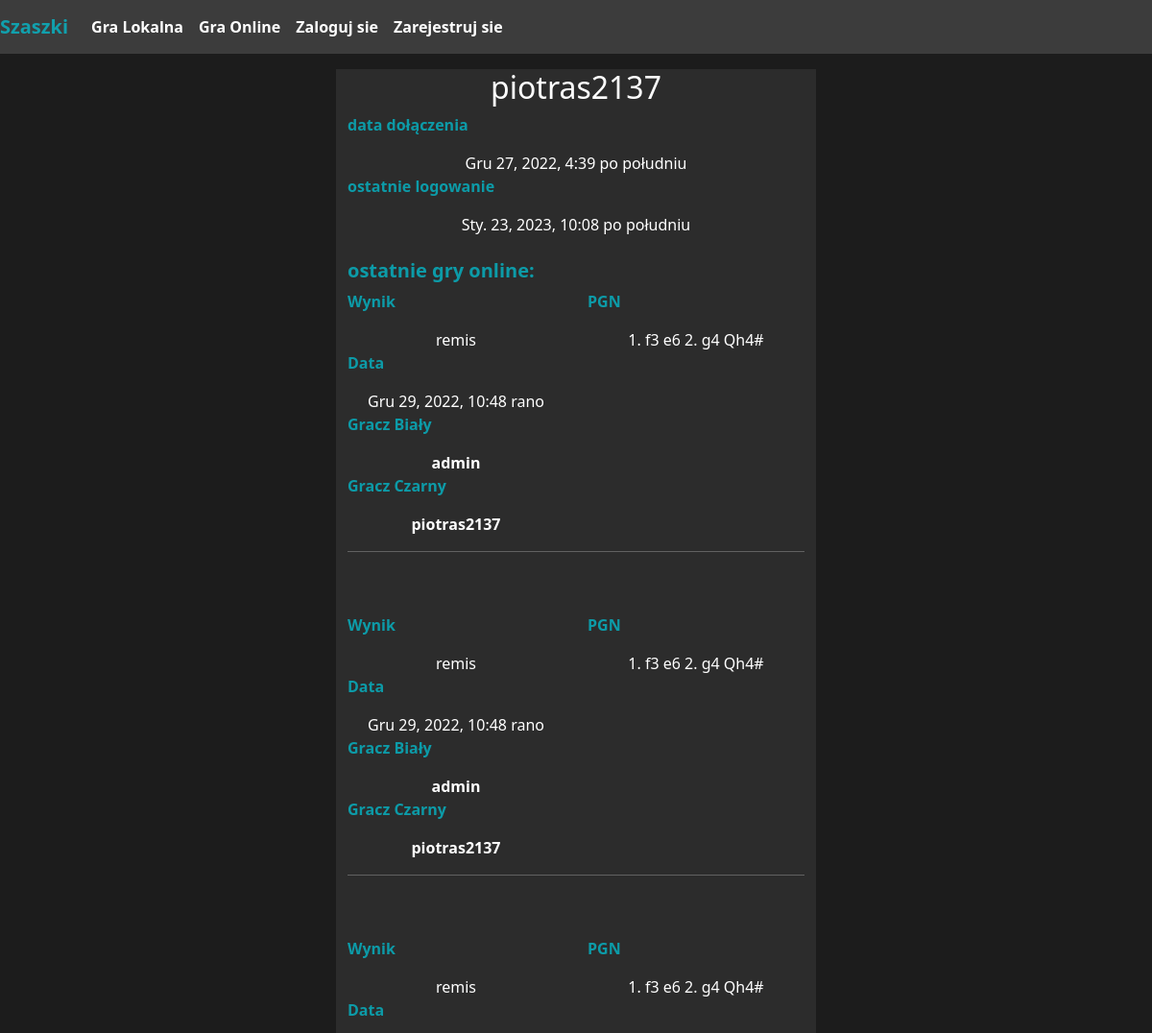
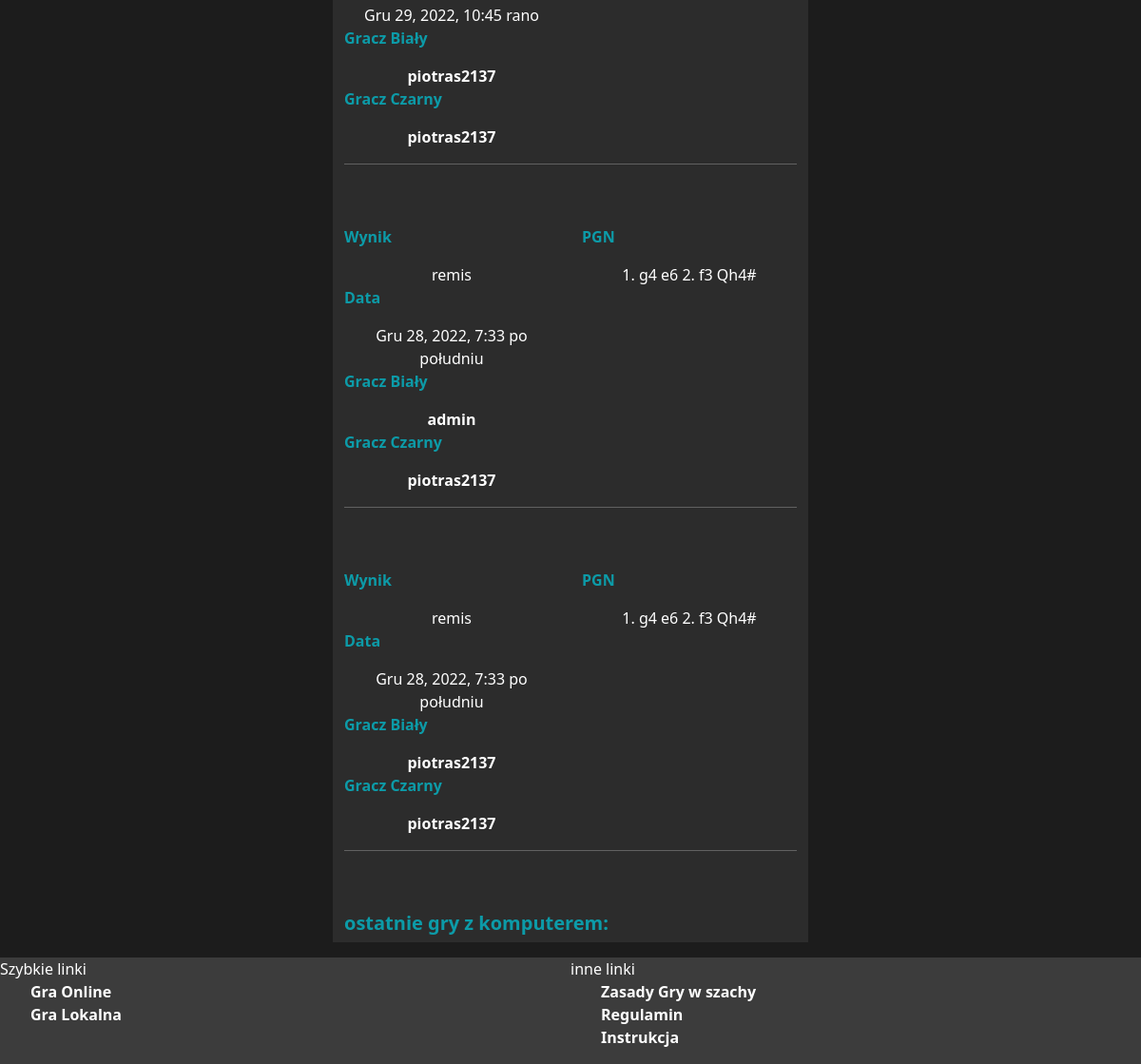
/users/piotras2137/, run on the app's committed database (2 pictures, top to bottom).
### chess/models.py (models this page shows, shortened)
class OnlineGame(models.Model):
    pgn = models.TextField()
    result = models.TextField()
    player1 = models.ForeignKey(
        User, on_delete=CASCADE, blank=True, null=True, related_name="playerwhite")
    player2 = models.ForeignKey(
        User, on_delete=CASCADE, blank=True, null=True, related_name="playerblack")
    date = models.DateTimeField(auto_now=True)
    invite = models.ForeignKey(
        Invite, on_delete=models.CASCADE, null=True, blank=True)

### chess/views.py (the view)
# urls.py: path('users/<str:username>/', views.profile, name='profile'),
def profile(request, username):
    x = get_user_model()
    user = x.objects.get(username=username)
    aigames = AiGame.objects.filter(player=user).order_by('-pk')[:5]
    og1 = OnlineGame.objects.filter(player1=user)
    og2 = OnlineGame.objects.filter(player2=user)
    onlinegames = og1 | og2
    onlinegames = onlinegames.order_by('-pk')[:5]
    context = {'usr': user, 'aigames': aigames, 'onlinegames': onlinegames}
    return render(request, 'profile.html', context)

### chess/templates/profile.html (shortened to what this page needs)
{% extends 'base.html' %}
{% block content %}
{% load crispy_forms_tags %}
<div class="container-fluid" id="pageform">
  <div class="row justify-content-center">
    <div id="usrprof" class="col-sm-11 col-md-10 col-lg-5">
      <h2> {{ usr.username }}</h2>
      <p> data dołączenia </p>
      {{ usr.date_joined }}
      <p> ostatnie logowanie </p>
      {{ usr.last_login }}
      <br><br>
      <p class="h5">ostatnie gry online:</p>
      {% for onlinegame in onlinegames %}
      <div class="row">
        <div class="col-sm-12 col-md-6">
          <p>Wynik</p>
          {% if user == onlinegame.player1 %}
          {% if onlinegame.result == '1' %}
          <span class="win">zwycięstwo</span>
          {% elif onlinegame.result == '2' %}
          <span class="lose">porażka</span>
          {% else%}
          <span>remis</span>
          {% endif %}
          {% else %}
          {% if onlinegame.result == '1' %}
          <span>zwycięstwo białych</span>
          {% elif onlinegame.result == '2' %}
          <span>zwycięstwo czarnych</span>
          {% else%}
          <span>remis</span>
          {% endif %}
          {% endif %}
          <p>Data</p>
          <span>{{ onlinegame.date }}</span>
          <p>Gracz Biały</p>
          {% if onlinegame.player1 %}
          <span><a href="/users/{{ onlinegame.player1 }}">{{ onlinegame.player1 }}</a></span>
          {% else %}
          <span>gracz niezalogowany</span>
          {%endif%}
          <p>Gracz Czarny</p>
          {% if onlinegame.player2 %}
          <span><a href="/users/{{ onlinegame.player2 }}">{{ onlinegame.player2 }}</a></span>
          {% else %}
          <span>gracz niezalogowany</span>
          {%endif%}
        </div>
        <div class="col-sm-12 col-md-6">
          <p>PGN</p>
          <span>{{ onlinegame.pgn }}</span>
        </div>
      </div>
      <hr>
      <br>
      <br>
      {% endfor%}
      <p class="h5">ostatnie gry z komputerem: </p>
    </div>
  </div>
</div>
{% endblock %}

### chess/static/css/style.css (style rules this page uses)
body { background-color: #1c1c1c; color: white; overflow-wrap: break-word; -ms-scroll-chaining: none; overscroll-behavior: contain; min-height: 100vh; display: flex; flex-direction: column; }
#usrprof { min-height: 800px; background-color: #2c2c2c; text-align: center; margin-top: 1rem; overflow: hidden; }
#usrprof p { color: rgba(0, 201, 219, 0.715); font-weight: bold; text-align: left; }
#usrprof a { color: white; text-decoration: none; font-weight: bold; }
#pageform { margin-bottom: 1rem; }

### data on the page
OnlineGame: shows "remis", date "Gru 29, 2022, 10:48 rano", player1 "admin", player2 "piotras2137", pgn "1. f3 e6 2. g4 Qh4#"
OnlineGame: shows "remis", date "Gru 29, 2022, 10:48 rano", player1 "admin", player2 "piotras2137", pgn "1. f3 e6 2. g4 Qh4#"
OnlineGame: shows "remis", date "Gru 29, 2022, 10:45 rano", player1 "piotras2137", player2 "piotras2137", pgn "1. f3 e6 2. g4 Qh4#"
OnlineGame: shows "remis", date "Gru 28, 2022, 7:33 po południu", player1 "admin", player2 "piotras2137", pgn "1. g4 e6 2. f3 Qh4#"
OnlineGame: shows "remis", date "Gru 28, 2022, 7:33 po południu", player1 "piotras2137", player2 "piotras2137", pgn "1. g4 e6 2. f3 Qh4#"

### other printed values
{{ usr.username }} "piotras2137"
{{ usr.date_joined }} "Gru 27, 2022, 4:39 po południu"
{{ usr.last_login }} "Sty. 23, 2023, 10:08 po południu"
